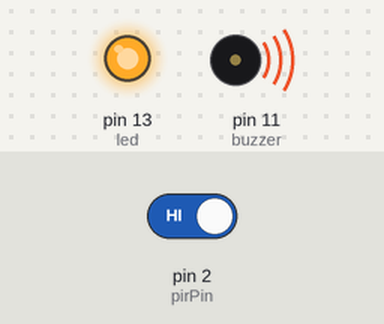
A sketch run on a simulated Arduino Uno, built with avr-gcc and run on an emulated ATmega328P. Parts: output pins drawn as LEDs (lit = HIGH), buzzer (waves = sounding, pin HIGH). The inputs (shaded band) are chosen by the test bench; at power-on: pin 2 (pirPin) HIGH. What the sketch prints to the serial monitor is not drawn.

Above: at 4.2 s.
4.3 s: pin 2 (pirPin) driven LOW
At 6.1 s:
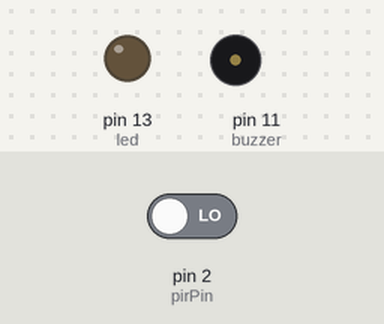
Timing chart, 0 to 7.6 s (numbered marks = the images above; inputs shaded):
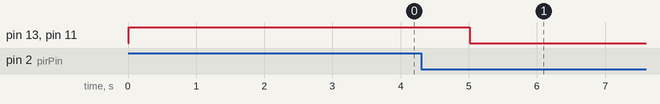

The sketch:

Motion_Detection_Alarm.ino
```cpp
// (licence header left out)
// =============================
// Pin Definitions
// =============================
int pirPin = 2;      // PIR OUT → Digital Pin 2
int buzzer = 11;     // Buzzer → Pin 11
int led = 13;        // LED → Pin 13

// =============================
// System Configuration
// =============================
unsigned long alarmDuration = 5000UL;  // Alarm ON time (5 seconds)
unsigned long resetLowSecs = 2UL;      // PIR must stay LOW for 2 seconds before reset

// =============================
// State Variables
// =============================
bool alarmActive = false;
unsigned long alarmStart = 0;

bool waitingForLow = false;
unsigned long lowStart = 0;

void setup() {

  Serial.begin(9600);

  pinMode(pirPin, INPUT);
  pinMode(buzzer, OUTPUT);
  pinMode(led, OUTPUT);

  digitalWrite(buzzer, LOW);
  digitalWrite(led, LOW);

  Serial.println("PIR Robust Motion Detection System Started");
}

void loop() {

  int v = digitalRead(pirPin);   // Read PIR state (HIGH / LOW)
  unsigned long now = millis();

  // =========================================
  // If Alarm is Active → Check Timeout
  // =========================================
  if (alarmActive) {

    if (now - alarmStart >= alarmDuration) {

      // Stop alarm after duration
      alarmActive = false;
      digitalWrite(buzzer, LOW);
      digitalWrite(led, LOW);

      // Enter reset phase
      waitingForLow = true;
      lowStart = 0;

      Serial.println("Alarm OFF (timeout). Waiting for PIR LOW reset...");
    }
    else {
      // Alarm still active
      delay(20);
      return;
    }
  }

  // =========================================
  // Waiting for PIR to stay LOW for reset
  // =========================================
  if (waitingForLow) {

    if (v == LOW) {

      if (lowStart == 0) lowStart = now;

      unsigned long lowDur = now - lowStart;

      if (lowDur >= resetLowSecs * 1000UL) {
        waitingForLow = false;
        Serial.println("Reset complete. Ready for next trigger.");
      }
    }
    else {
      // PIR went HIGH again → restart timer
      lowStart = 0;
    }

    delay(200);
    return;
  }

  // =========================================
  // Normal Motion Detection
  // =========================================
  if (v == HIGH) {

    Serial.println("Motion Detected → Alarm ON");

    alarmActive = true;
    alarmStart = now;

    digitalWrite(buzzer, HIGH);
    digitalWrite(led, HIGH);
  }
  else {
    Serial.println("No Motion");
  }

  delay(200);
}
```
